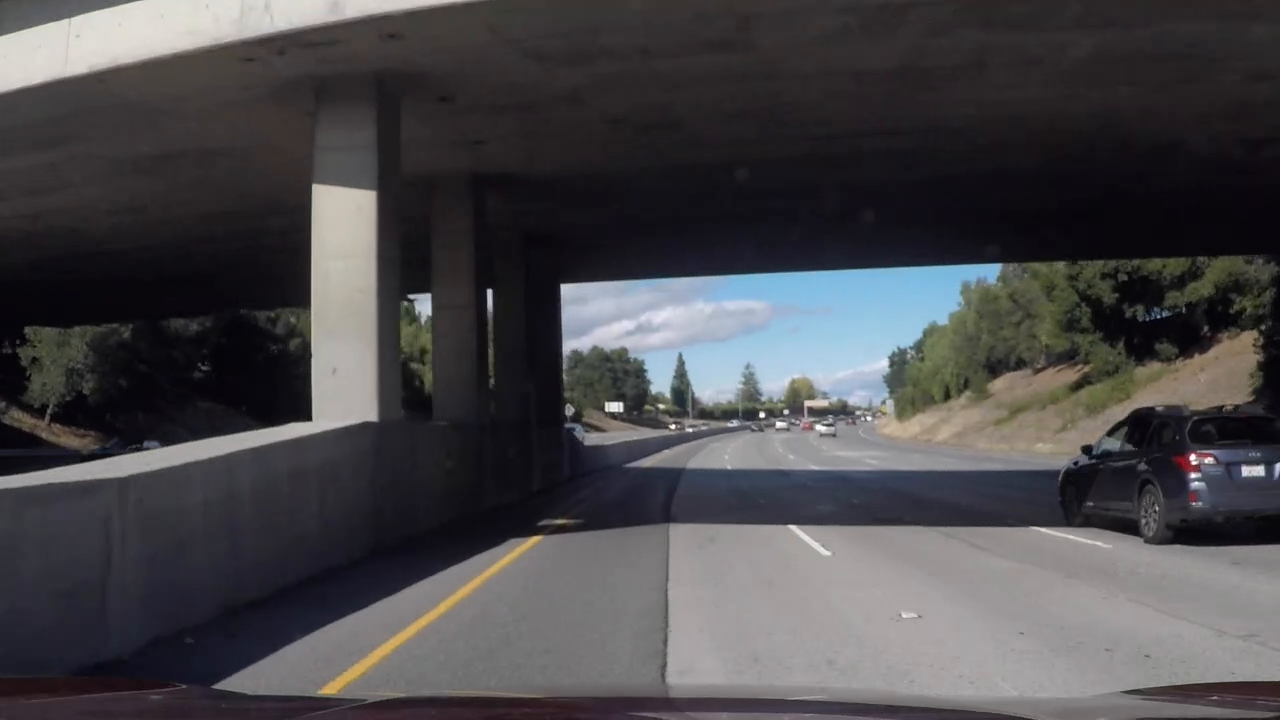
#> input picture test_images/mytest0.png, 1280 x 720 px
$ python -i util.py   (imports and definitions only)   (older library calls are emulated)
#> lines starting #> are read from the running program, lines starting #| are printed output that depends on the picture; after the words box and inside, x2 and y2 are one past the last pixel; in counts of white or black regions, pixels touching at a corner belong together
import cv2
import numpy as np
import matplotlib.pyplot as plt


# [42 lines left out: functions plot_comparison, plot_stack, not called in this run]


class PersTrans():
    # [39 lines left out: functions computeM, get_y_from_x, get_x_from_y, not called in this run]


class CamParams():
    parm_file_prefix = 'CamParams-'

    # [5 lines left out: function __init__, not called in this run]

        # Compute perpective transform and its inverse
        #self.pers_M = cv2.getPerspectiveTransform(pts1, pts2)
        #self.pers_M_inv = np.linalg.inv(pers_M)

    def get(self):
        return self.mtx, self.dist, self.rvecs, self.tvecs

    # [64 lines left out: functions save, load, calibration, not called in this run]

    def undistort(self, img_src):
        return cv2.undistort(img_src, self.mtx, self.dist, None, self.mtx)


class EdgeDetector():
    @staticmethod
    def Sobel(img, dx, dy):
        sobel = cv2.Sobel(img, cv2.CV_64F, dx, dy)  # Take the derivative in x
        # Absolute x derivative to accentuate lines away from horizontal
        abs_sobel = np.absolute(sobel)
        scaled_sobel = np.uint8(255.*abs_sobel/np.max(abs_sobel))
        return scaled_sobel

    @staticmethod
    def BinaryThresholding(img, threshold, value=1):
        """
        @threshold, [start, end), note the scale includes `start` but not `end`
        @value, value to be write
        """
        binary = np.zeros_like(img, np.uint8)
        binary[(img >= threshold[0]) & (img < threshold[1])] = value
        #print(binary.shape, binary.dtype)
        return binary


class LaneDetector():
    """
    1. Load the camera calibration matrix and distortion coefficients.
    2. Apply a distortion correction to raw images.
    3. Use color transforms, gradients, etc., to create a thresholded binary image.
    4. Apply a perspective transform to rectify binary image ("birds-eye view").
    5. Detect lane pixels and fit to find the lane boundary.
    6. Determine the curvature of the lane and vehicle position with respect to center.
    7. Warp the detected lane boundaries back onto the original image.
    8. Output visual display of the lane boundaries and numerical estimation
       of lane curvature and vehicle position.

    Debug:
    1. FrameID, Result Description, Comparison Images
    """

    def __init__(self):
        self.cam_mtx = None
        self.cam_dist = None
        self.pers_M = None
        self.pers_M_inv = None
        self.pers_shape = None
        # self.pers_M_inv2 = None
        # self.pers_shape2 = None
        self.history = [None, None]

    # [81 lines left out: functions getLaneHistory, pushLane, loadCamParams, KeepROI, preProcess, ComputeConf, not called in this run]

    @staticmethod
    def detPossibleEdges(img_rgb, sob_x_thresh=(20, 100), ret_temps=False):
        """
        Detect Possible Edges
        """
#> called with sob_x_thresh = (20, 100), ret_temps = False
        # Convert to HLS color space and separate the V channel
        hls = cv2.cvtColor(img_rgb, cv2.COLOR_RGB2HLS)
#> hls: shape (720, 1280, 3); mean of channels 0, 1, 2 103.6, 73.5, 30.3
        l_channel, s_channel = hls[:, :, 1], hls[:, :, 2]
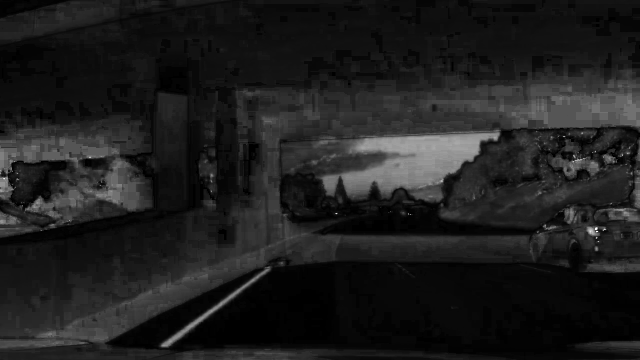
#> s_channel: shape (720, 1280) (shown at 1/2 size); min 0, max 255, mean 30.3

        # Sobel x
        sobelx_l = EdgeDetector.Sobel(l_channel, 1, 0)
#> in Sobel, `sobel = cv2.Sobel(img, cv2.CV_64F, dx, dy)`:
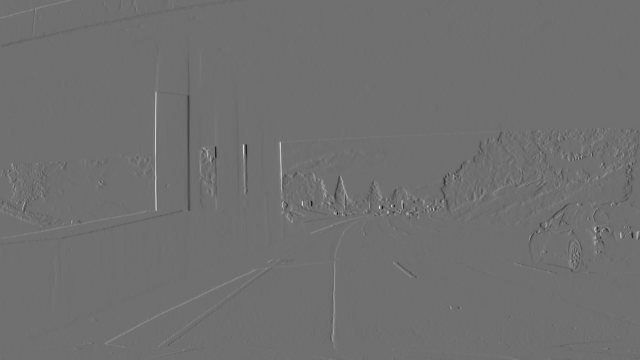
#> sobel: shape (720, 1280) float64 (shown at 1/2 size); min -590, max 753, mean 0; drawn with min black and max white

        # Threshold x gradient
        sob_x_binary_l = EdgeDetector.BinaryThresholding(sobelx_l, sob_x_thresh)
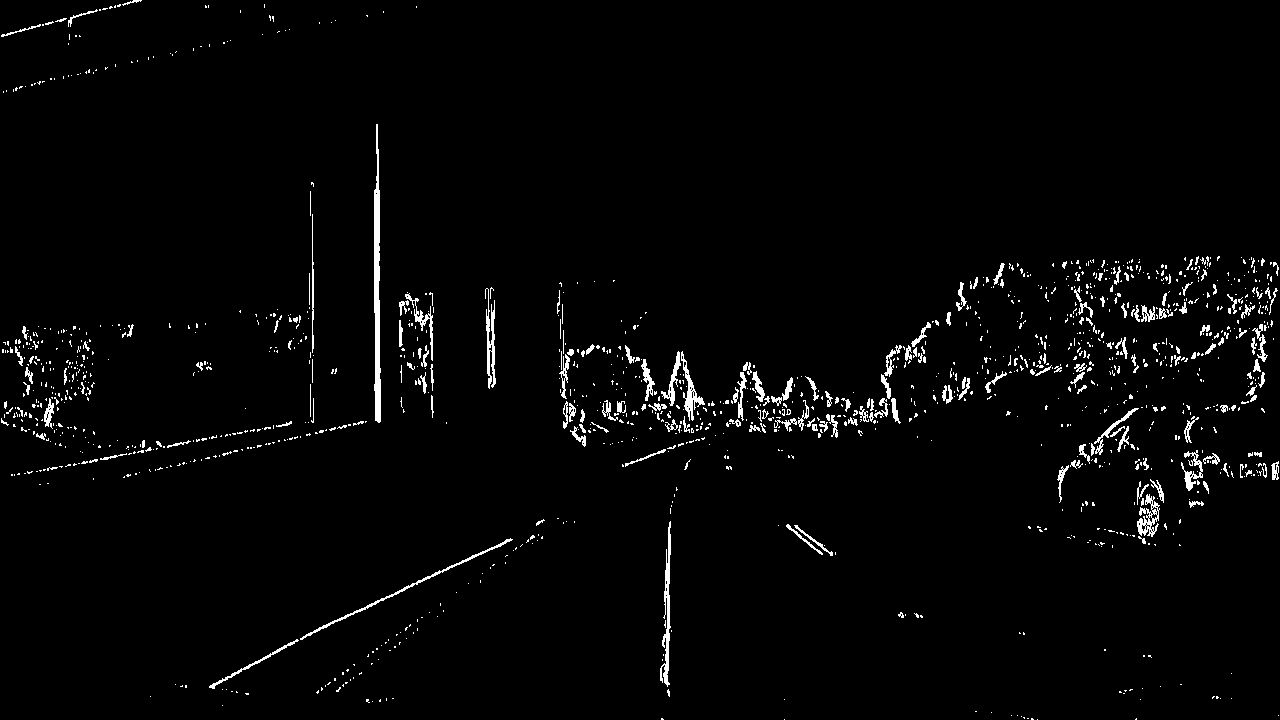
#> sob_x_binary_l: shape (720, 1280); values 0 (black) and 1 (white), 2.3% white in thin lines or dots

        # Threshold color channel
        # Sobel x on s_channel
        sobelx_s = EdgeDetector.Sobel(s_channel, 1, 0)

        # Threshold x gradient
        sob_x_binary_s = EdgeDetector.BinaryThresholding(sobelx_s, sob_x_thresh)
#> sob_x_binary_s: shape (720, 1280); values 0 (black) and 1 (white), 1.6% white in thin lines or dots, all inside (x1, y1, x2, y2) = (1, 99, 1279, 696)

        if ret_temps == True:
            temps = {'l': l_channel,
                    'lx': sobelx_l,
                    'lb': sob_x_binary_l,
                    's': s_channel,
                    'sx': sobelx_s,
                    'sb': sob_x_binary_s}
            return sob_x_binary_l | sob_x_binary_s, temps
        else:
            return sob_x_binary_l | sob_x_binary_s
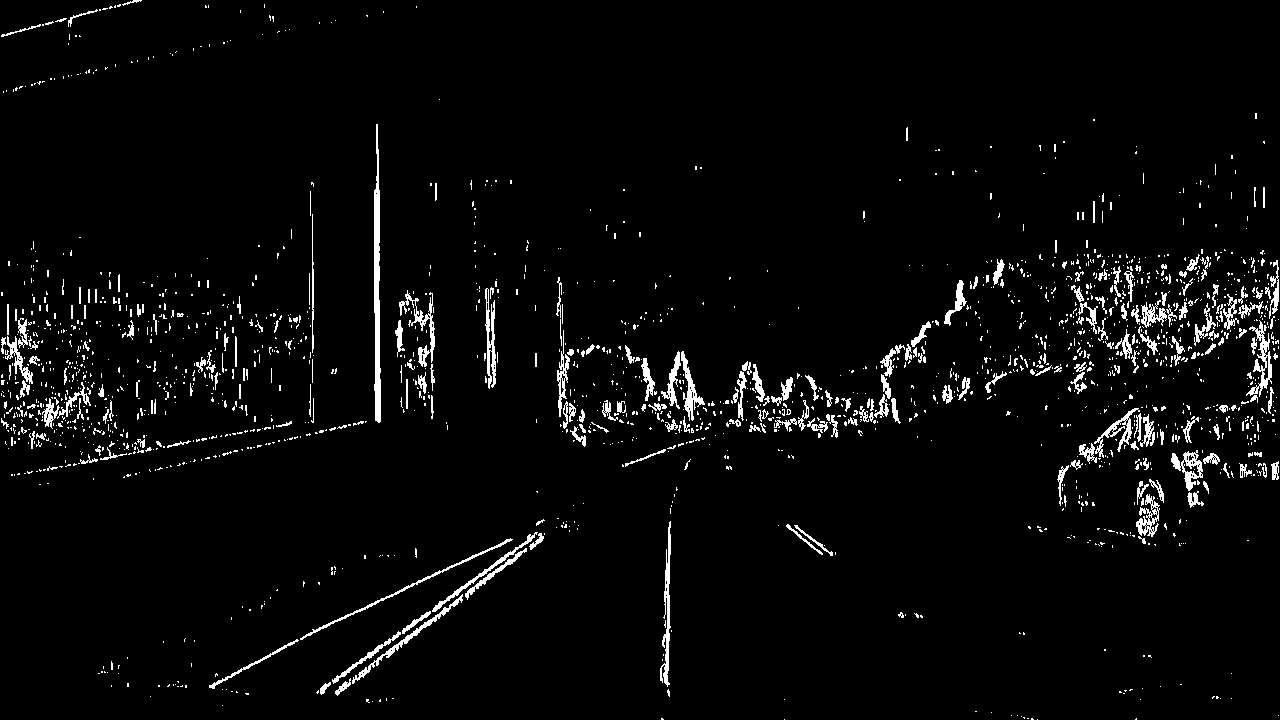
#> returned value: shape (720, 1280); values 0 (black) and 1 (white), 3.6% white in thin lines or dots

    # [313 lines left out: functions detEdgePeaks, ReloadLanePixels, ComputePolynomial, FitPolynomial, DrawPolynomialLanes, FindLanePixels and 2 more, not called in this run]

>>> import cv2
>>> picture = cv2.cvtColor(cv2.imread('../test_images/mytest0.png'), cv2.COLOR_BGR2RGB)
>>> result = LaneDetector().detPossibleEdges(picture)

$ run again, on test_images/mytest1.png
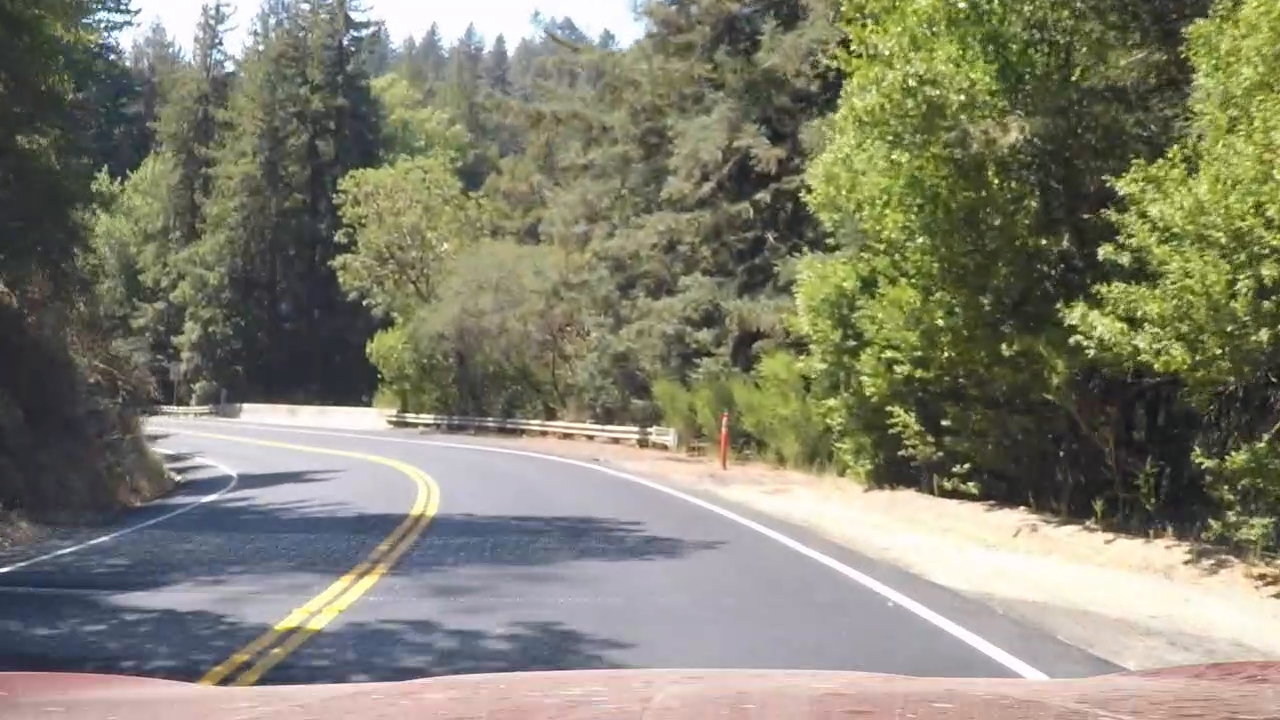
#> input picture test_images/mytest1.png, 1280 x 720 px
#> hls: shape (720, 1280, 3); mean of channels 0, 1, 2 56, 122.2, 57.4
#> in detPossibleEdges, `sob_x_binary_l = EdgeDetector.BinaryThresholding(sobelx_l, sob_x_thresh)`:
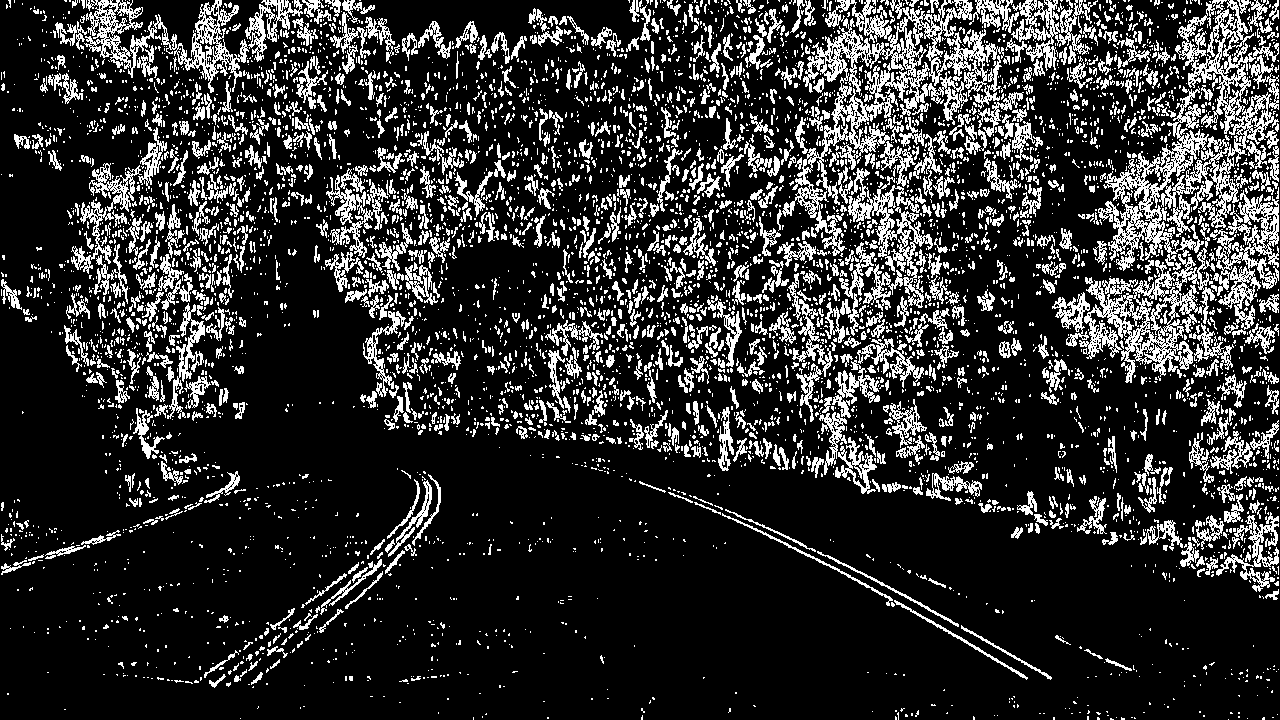
#> sob_x_binary_l: shape (720, 1280); values 0 (black) and 1 (white), 18.9% white in thin lines or dots
#> sob_x_binary_s: shape (720, 1280); values 0 (black) and 1 (white), 6.4% white in thin lines or dots
#> in detPossibleEdges, `return sob_x_binary_l | sob_x_binary_s`:
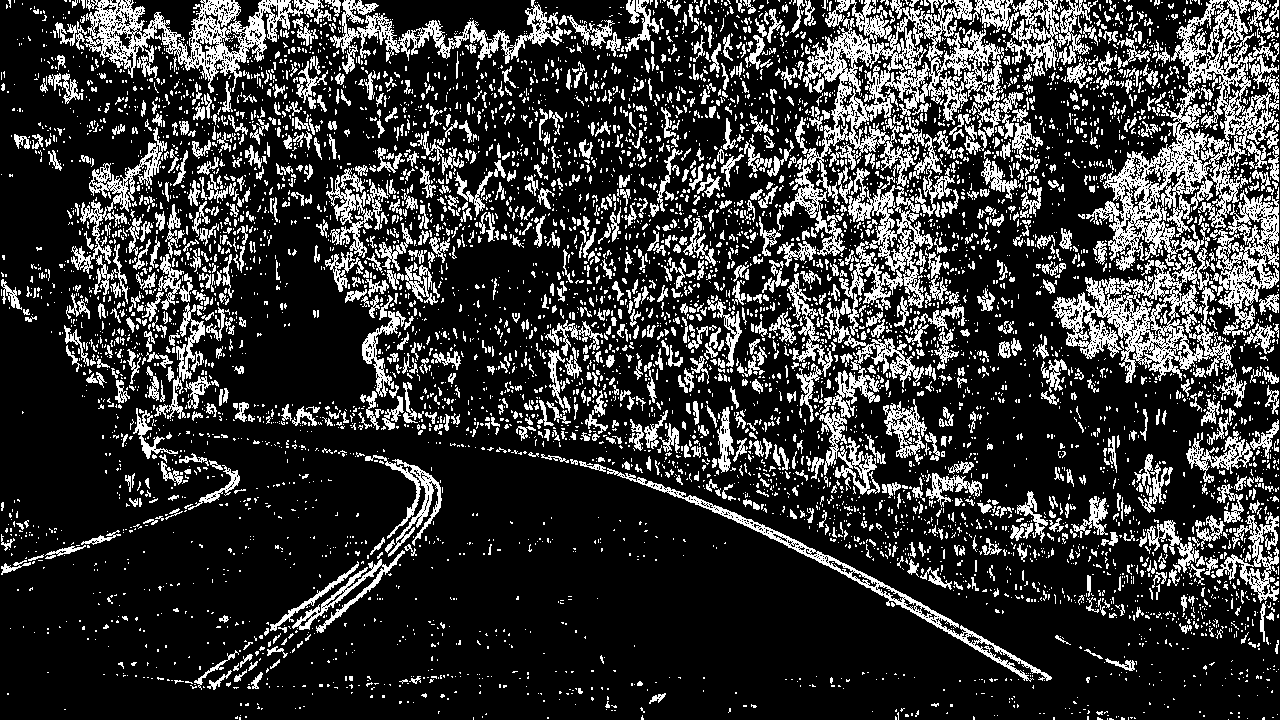
#> returned value: shape (720, 1280); values 0 (black) and 1 (white), 21.4% white in thin lines or dots

$ run again, on test_images/mytest2.png
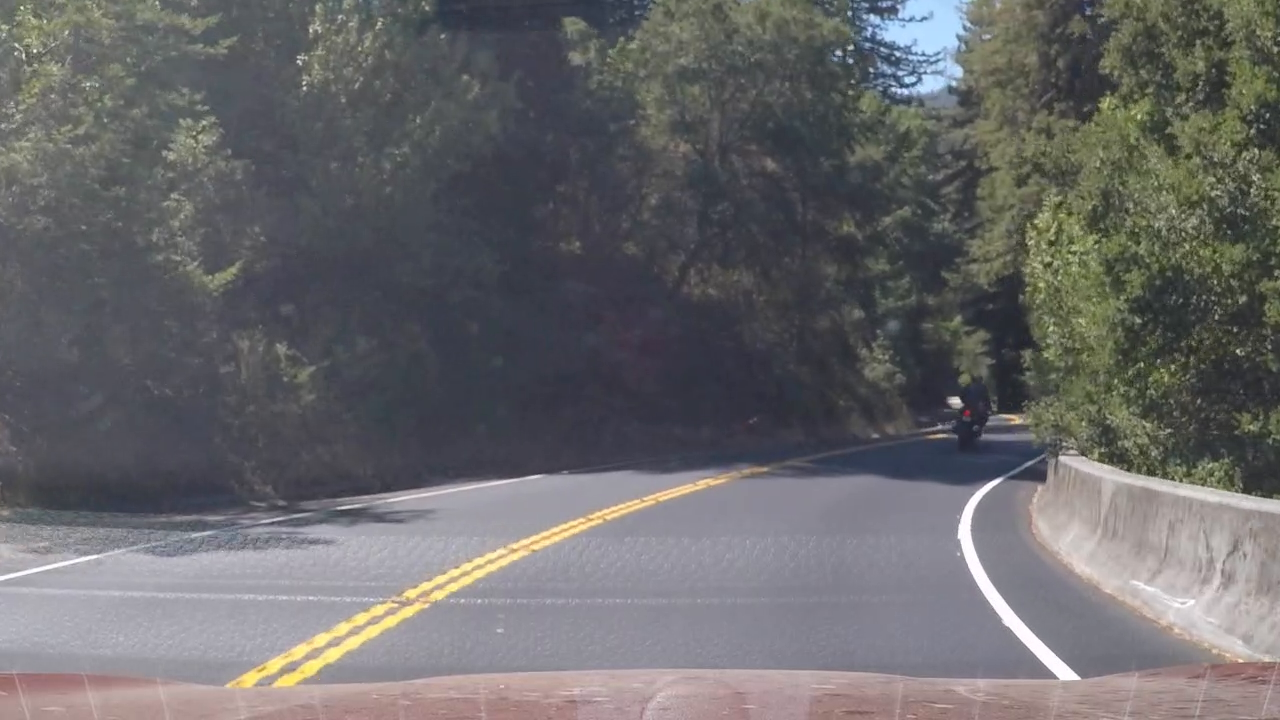
#> input picture test_images/mytest2.png, 1280 x 720 px
#> hls: shape (720, 1280, 3); mean of channels 0, 1, 2 90.2, 106.4, 22.6
#> in detPossibleEdges, `sob_x_binary_l = EdgeDetector.BinaryThresholding(sobelx_l, sob_x_thresh)`:
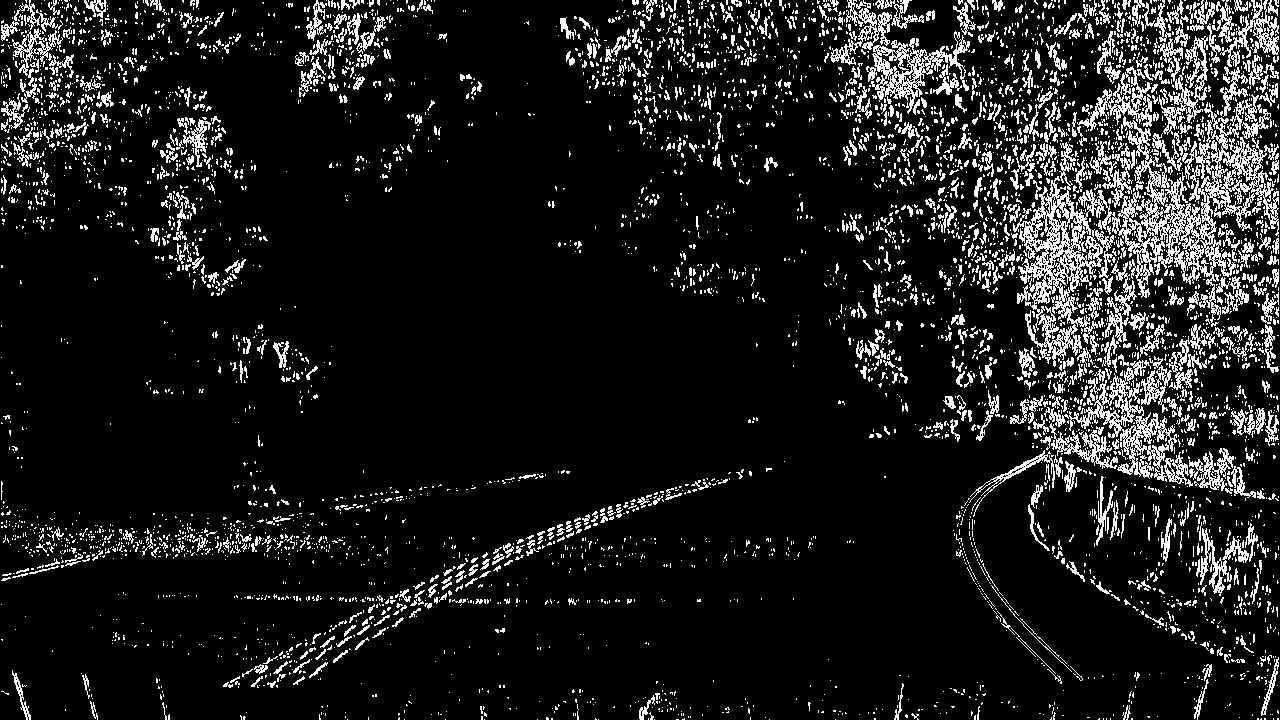
#> sob_x_binary_l: shape (720, 1280); values 0 (black) and 1 (white), 10.9% white in thin lines or dots
#> sob_x_binary_s: shape (720, 1280); values 0 (black) and 1 (white), 1.3% white in thin lines or dots
#> in detPossibleEdges, `return sob_x_binary_l | sob_x_binary_s`:
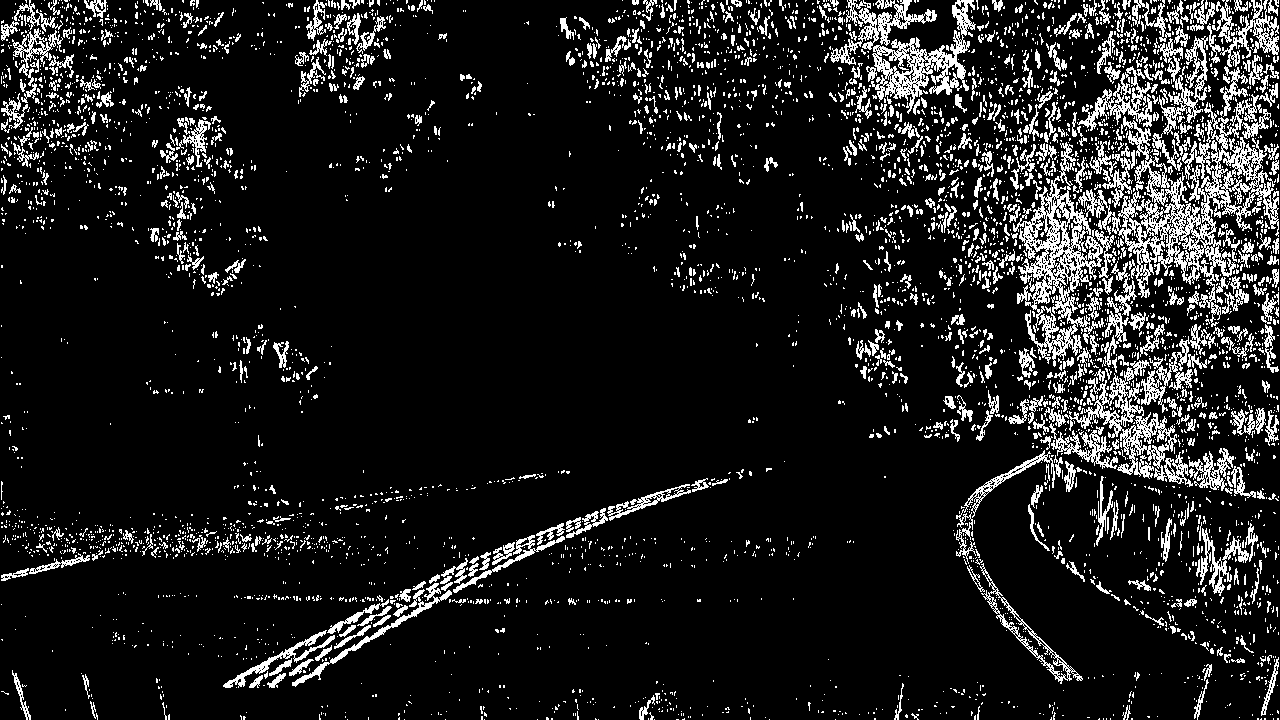
#> returned value: shape (720, 1280); values 0 (black) and 1 (white), 11.4% white in thin lines or dots
